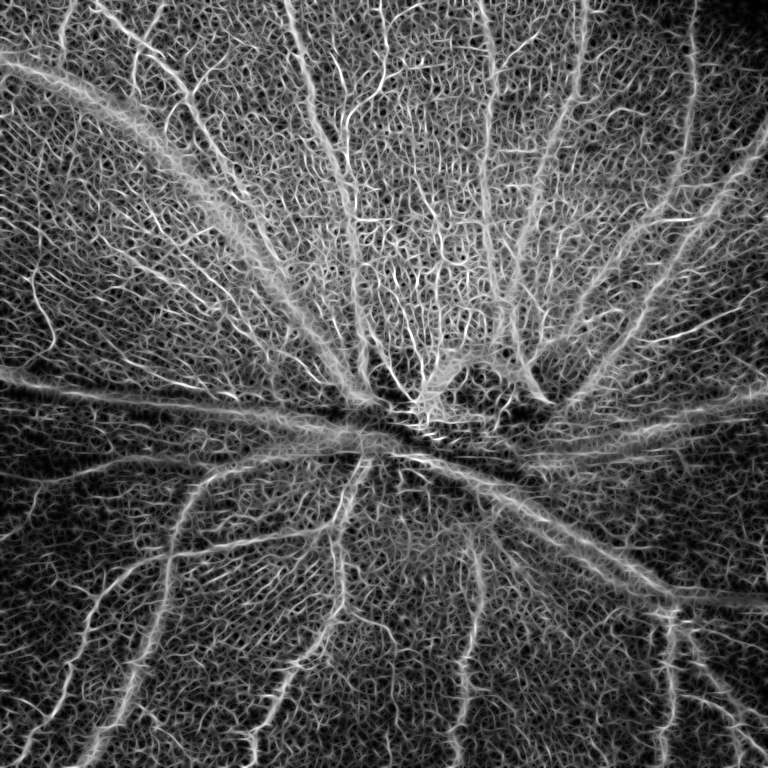
//> input picture frangi_cn/image.bmp, 768 x 768 px
$ ./main   (built with g++ and OpenCV 4)
//> lines starting //> are read from the running program, lines starting //| are printed output that depends on the picture
### frangi_cn/frangi.h
#include <cmath>
#include <opencv2/opencv.hpp>

class FrangiFilter {
private:
	float sigma_start, sigma_end, sigma_step;
	float beta1, beta2;
	bool black_ridge;
public:
	virtual void processImage(const cv::Mat &src,cv::Mat &dst)=0;
	virtual void setSigma_start(float sigma_start_)=0;
	virtual void setSigma_end(float sigma_end_)=0;
	virtual void setSigma_step(float sigma_step_)=0;
	virtual void setBeta1(float beta1_)=0;
	virtual void setBeta2(float beta2_)=0;
	virtual void setBlack_ridge(bool black_ridge_) = 0;

};

cv::Ptr<FrangiFilter> createFrangiFilter(float sigma_start_=1.0, float sigma_end_=10.0, float sigma_step_=2.0, float beta1_=0.5, float beta2_=15.0, bool black_ridge_=true);


class FrangiFilterImpl:public FrangiFilter {
private:
	float sigma_start, sigma_end, sigma_step;
	float beta1, beta2;
	bool black_ridge;

	void Eig2Image(cv::Mat Dxx, cv::Mat Dxy, cv::Mat Dyy, cv::Mat &lambda1, cv::Mat &lambda2);
	void Gradient_x(const cv::Mat &src, cv::Mat &Dx);
	void Gradient_y(const cv::Mat &src, cv::Mat &Dy);
	void Hessian_matrix(const cv::Mat &src, float sigma, cv::Mat &Dxx, cv::Mat &Dxy, cv::Mat &Dyy);
public:
	virtual void processImage(const cv::Mat &src, cv::Mat &dst) override;
	virtual void setSigma_start(float sigma_start_) override;
	virtual void setSigma_end(float sigma_end_) override;
	virtual void setSigma_step(float sigma_step_) override;
	virtual void setBeta1(float beta1_) override;
	virtual void setBeta2(float beta2_) override;

	virtual void setBlack_ridge(bool black_ridge_) override;
};

### frangi_cn/frangi.cpp
#include "frangi.h"

//计算图像在横向的gradient
void FrangiFilterImpl::Gradient_x(const cv::Mat &src, cv::Mat &Dx) {
	const int wd = src.rows, ht = src.cols;
	for (int i = 0; i < wd; ++i) {
		for (int j = 0; j < ht; ++j) {
			if (j >= 1 && j < ht - 1) {
				Dx.at<float>(i, j) = (src.at<float>(i, j + 1) - src.at<float>(i, j - 1)) / 2.0;
			}
			else if (j == 0) {
				Dx.at<float>(i, j) = (src.at<float>(i, j + 1) - src.at<float>(i, j));
			}
			else if (j == ht - 1) {
				Dx.at<float>(i, j) = (src.at<float>(i, j) - src.at<float>(i, j - 1));
			}
		}
	}
}

//计算图像在纵向的gradient
void FrangiFilterImpl::Gradient_y(const cv::Mat &src, cv::Mat &Dy) {
	const int wd = src.rows, ht = src.cols;
	for (int i = 0; i < wd; ++i) {
		for (int j = 0; j < ht; ++j) {
			if (i >= 1 && i < wd - 1) {
				Dy.at<float>(i, j) = (src.at<float>(i + 1, j) - src.at<float>(i - 1, j)) / 2.0;
			}
			else if (i == 0) {
				Dy.at<float>(i, j) = (src.at<float>(i + 1, j) - src.at<float>(i, j));
			}
			else if (i == wd - 1) {
				Dy.at<float>(i, j) = (src.at<float>(i, j) - src.at<float>(i - 1, j));
			}
		}
	}

}

////计算图像hessian数组的值
void FrangiFilterImpl::Hessian_matrix(const cv::Mat &src, float sigma, cv::Mat &Dxx, cv::Mat &Dxy, cv::Mat &Dyy) {
	const int wd = src.rows, ht = src.cols;

	int n_kern_x = 2 * round(3 * sigma) + 1;
	int n_kern_y = n_kern_x;

	cv::Mat kern = cv::getGaussianKernel(n_kern_x, sigma, CV_32F);
	cv::Mat kern1 = kern*kern.t();
	cv::Mat dst;
	cv::filter2D(src, dst, -1, kern1, cv::Point(-1, -1), 0, cv::BORDER_REFLECT);

	cv::Mat Dx(wd, ht, CV_32F), Dy(wd, ht, CV_32F);
	Gradient_x(dst, Dx);
	Gradient_y(dst, Dy);

	Gradient_x(Dx, Dxx);
	Gradient_x(Dy, Dxy);
	Gradient_y(Dy, Dyy);
}


//计算特征值
void FrangiFilterImpl::Eig2Image(cv::Mat Dxx, cv::Mat Dxy, cv::Mat Dyy, cv::Mat & lambda1, cv::Mat & lambda2)
{
	cv::Mat temp1;
	cv::sqrt((Dxx + Dyy).mul(Dxx + Dyy) - 4 * (Dxx.mul(Dyy) - Dxy.mul(Dxy)), temp1);

	lambda1 = (Dxx + Dyy) / 2 + temp1 / 2;
	lambda2 = (Dxx + Dyy) / 2 - temp1 / 2;

}


void FrangiFilterImpl::processImage(const cv::Mat & src, cv::Mat & dst)
{
	beta1 = 2 * beta1*beta1;
	beta2 = 2 * beta2*beta2;
	const int wd = src.rows, ht = src.cols;

	std::vector<cv::Mat> filter_array;
	for (float sigma =sigma_start; sigma < sigma_end; sigma += sigma_step) {
		cv::Mat Dxx(wd, ht, CV_32F), Dxy(wd, ht, CV_32F), Dyy(wd, ht, CV_32F);
		Hessian_matrix(src, sigma, Dxx, Dxy, Dyy);

		Dxx = (sigma*sigma)*Dxx;
		Dxy = (sigma*sigma)*Dxy;
		Dyy = (sigma*sigma)*Dyy;

		cv::Mat lambda1(wd, ht, CV_32F), lambda2(wd, ht, CV_32F);
		Eig2Image(Dxx, Dxy, Dyy, lambda1, lambda2);

		lambda1.setTo(1e-10, lambda1 == 0);
		cv::Mat rb = lambda2.mul(1.0 / lambda1);
		rb = rb.mul(rb);
		cv::Mat s2 = lambda1.mul(lambda1) + lambda2.mul(lambda2);

		cv::Mat temp1, temp2;
		cv::exp(-rb / beta1, temp1);
		cv::exp(-s2 / beta2, temp2);
		cv::Mat filtered = temp1.mul(cv::Mat::ones(wd, ht, CV_32F) - temp2);

		if (black_ridge) {
			filtered.setTo(0, lambda1 < 0);
		}
		else {
			filtered.setTo(0, lambda1 > 0);
		}
		filter_array.push_back(filtered);
	}

	dst = filter_array[0].clone();
	for (int i = 1; i < filter_array.size(); ++i) {
		cv::max(filter_array[i], dst, dst);
	}
}

void FrangiFilterImpl::setSigma_start(float sigma_start_)
{
	if (sigma_start_ <= 0)sigma_start_ = 0.001;
	sigma_start = sigma_start_;
}

void FrangiFilterImpl::setSigma_end(float sigma_end_)
{
	if (sigma_end_ <= 0)sigma_end_ = 0.001;
	sigma_end = sigma_end_;
}

void FrangiFilterImpl::setSigma_step(float sigma_step_)
{
	if (sigma_step_ <= 0)sigma_step_ = 0.001;
	sigma_step = sigma_step_;
}

void FrangiFilterImpl::setBeta1(float beta1_)
{
	if (beta1_ <= 0)beta1_ = 0.001;
	beta1 = beta1_;
}

void FrangiFilterImpl::setBeta2(float beta2_)
{
	if (beta2_ <= 0)beta2_ = 0.001;
	beta2 = beta2_;
}

void FrangiFilterImpl::setBlack_ridge(bool black_ridge_)
{
	black_ridge = black_ridge_;
}


/*
    scale_start: float,minimal sigma
	scale_end: float,maximum sigma
    scale_step : float, optional
        Step size between sigmas.
    beta = beta1 : float, optional
        Frangi correction constant that adjusts the filter's
        sensitivity to deviation from a blob-like structure.
    gamma = beta2 : float, optional
        Frangi correction constant that adjusts the filter's
        sensitivity to areas of high variance/texture/structure.
    black_ridges : boolean, optional
        When True (the default), the filter detects black ridges; when
        False, it detects white ridges.
 */
cv::Ptr<FrangiFilter> createFrangiFilter(float sigma_start_, float sigma_end_, float sigma_step_, float beta1_, float beta2_, bool black_ridge_)
{
	cv::Ptr<FrangiFilter> frangiPointer = cv::makePtr<FrangiFilterImpl>();
	frangiPointer->setSigma_start(sigma_start_);
	frangiPointer->setSigma_end(sigma_end_);
	frangiPointer->setSigma_step(sigma_step_);
	frangiPointer->setBeta1(beta1_);
	frangiPointer->setBeta2(beta2_);
	frangiPointer->setBlack_ridge(black_ridge_);

	return frangiPointer;
}

### frangi_cn/main.cpp
#include "frangi.h"

int main()
{

	cv::Mat img = cv::imread("image.bmp", 0);
//> img is the input picture: 768 rows x 768 cols, CV_8UC1; min 0, max 255, mean 86.2
	cv::Mat src;
	img.convertTo(src, CV_32F);
	const int wd = img.rows, ht = img.cols;
//> wd = 768; ht = 768

	cv::Mat res(img.size(), CV_32F);
	cv::Ptr<FrangiFilter> filter1 = createFrangiFilter(0.5, 1.0, 0.5);
	filter1->processImage(255.0-src, res);
//> the loop in processImage, `for (float sigma =sigma_start; sigma < sigma_end; sigma += sigma_step)` made 1 pass
//> pass 1, in Hessian_matrix, `cv::filter2D(src, dst, -1, kern1, cv::Point(-1, -1), 0, cv::BORDER_REF..`:
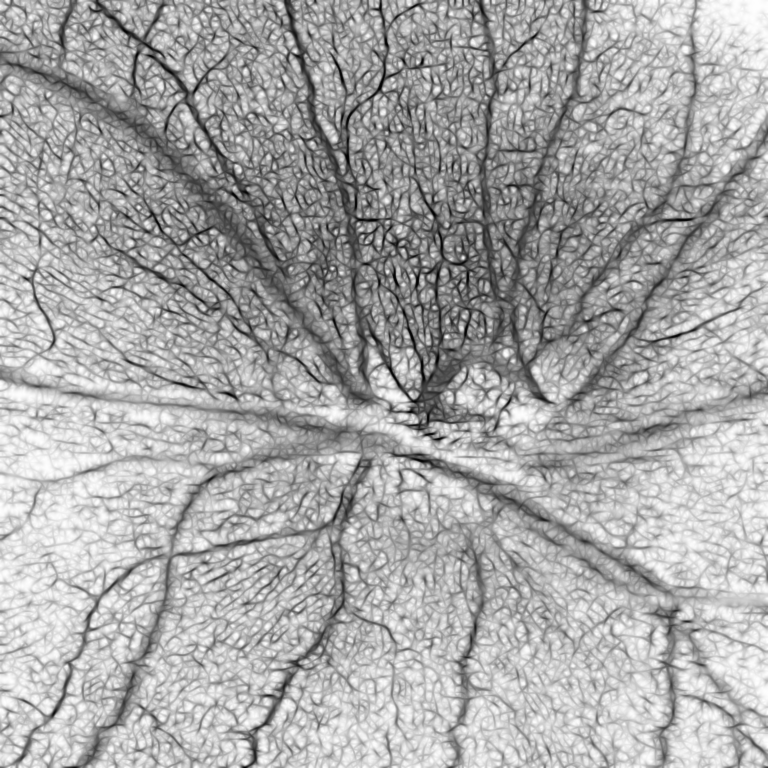
//> dst: 768 rows x 768 cols, CV_32FC1; min 0.0843, max 255, mean 168.8
//> pass 1, in Hessian_matrix, `Gradient_x(dst, Dx);`:
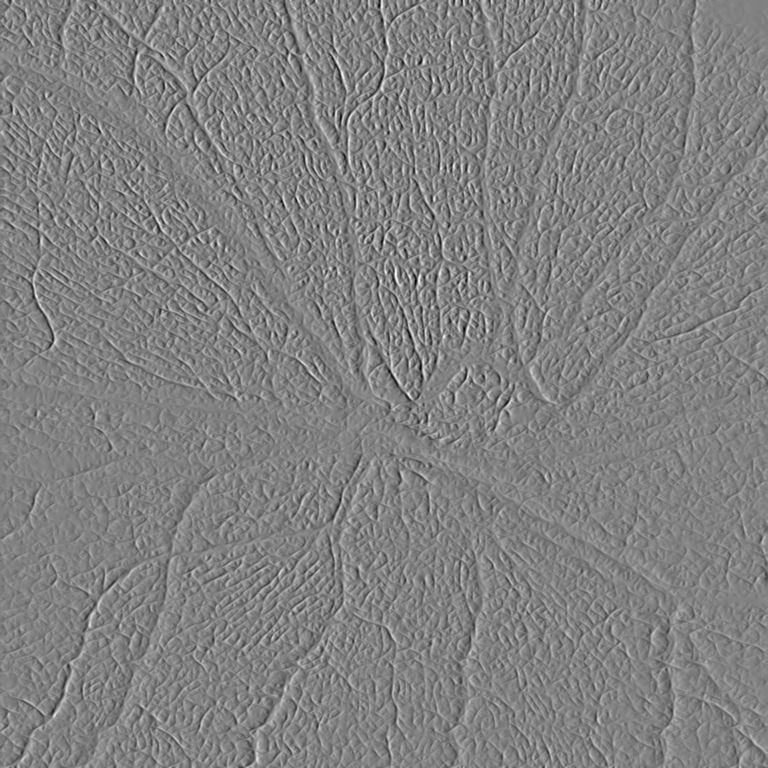
//> Dx: 768 rows x 768 cols, CV_32FC1; min -90.91, max 88.11, mean 0; drawn with min black and max white
//> pass 1, in Hessian_matrix, `Gradient_y(dst, Dy);`:
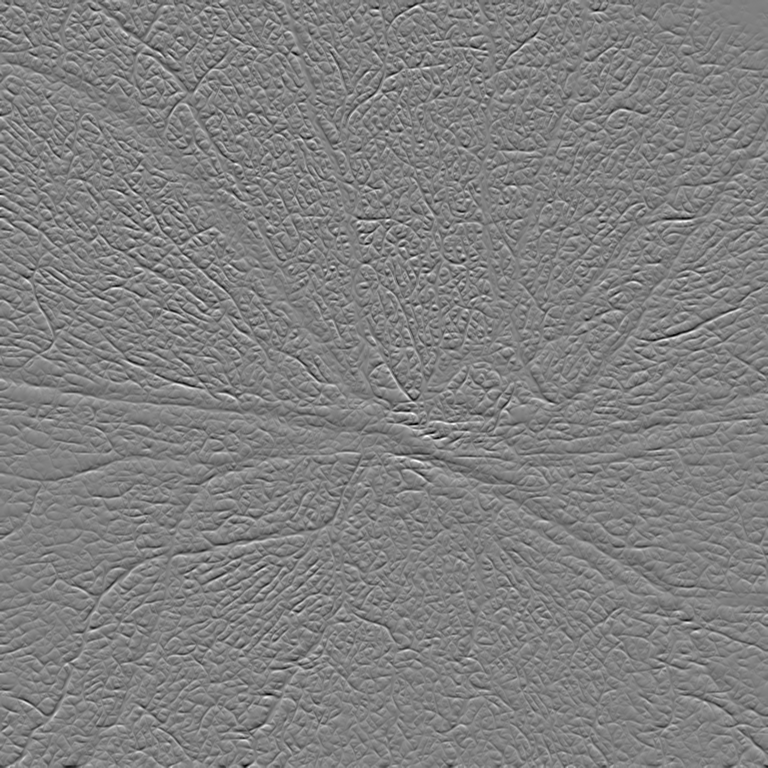
//> Dy: 768 rows x 768 cols, CV_32FC1; min -86.97, max 85.64, mean 0; drawn with min black and max white
//> pass 1, in Hessian_matrix, `Gradient_x(Dx, Dxx);`:
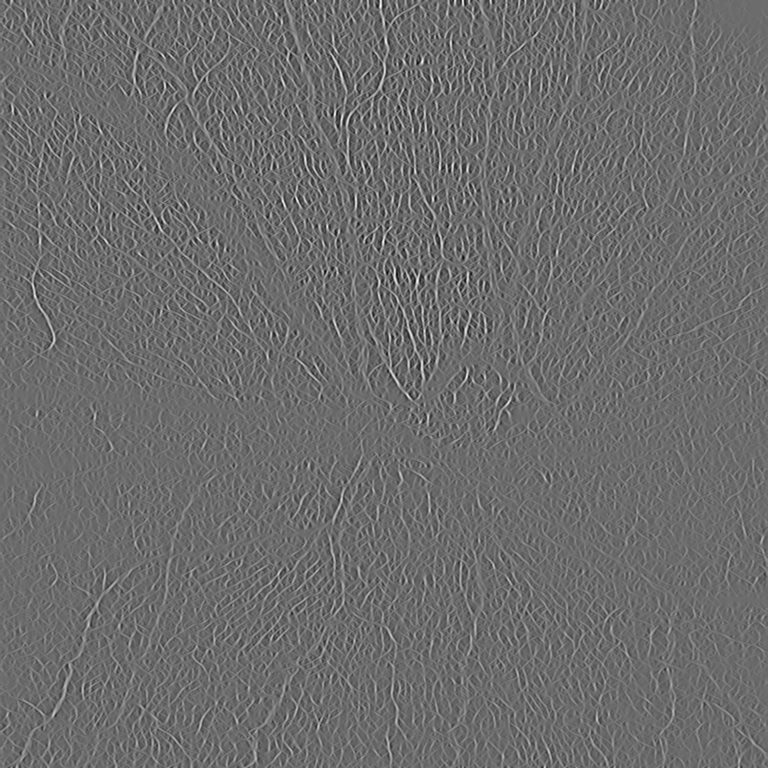
//> Dxx: 768 rows x 768 cols, CV_32FC1; min -55.11, max 74.07, mean 0; drawn with min black and max white
//> in processImage, `dst = filter_array[0].clone();`:
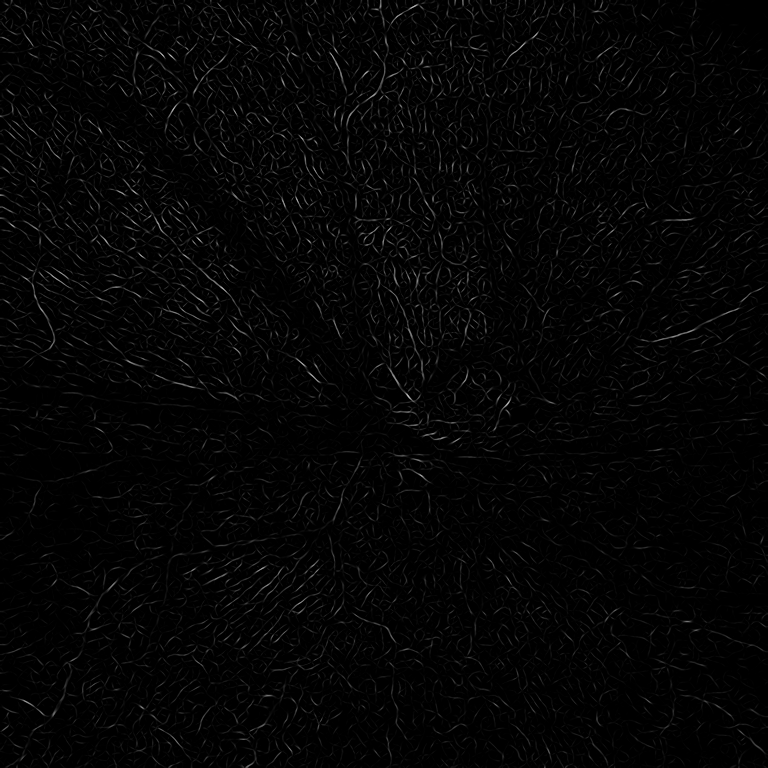
//> dst: 768 rows x 768 cols, CV_32FC1; min 0, max 0.761, mean 0.0193

	double minValue, maxValue;
	cv::minMaxLoc(res, &minValue, &maxValue);
//> minValue = 0; maxValue = 0.761

	cv::Mat dst1 = (255 * (res - minValue) / (maxValue - minValue));
	cv::Mat dst;
	dst1.convertTo(dst, CV_8U);
//> dst: 768 rows x 768 cols, CV_8UC1
	cv::Mat thresh;
	cv::threshold(dst, thresh, 1, 255, cv::THRESH_BINARY);
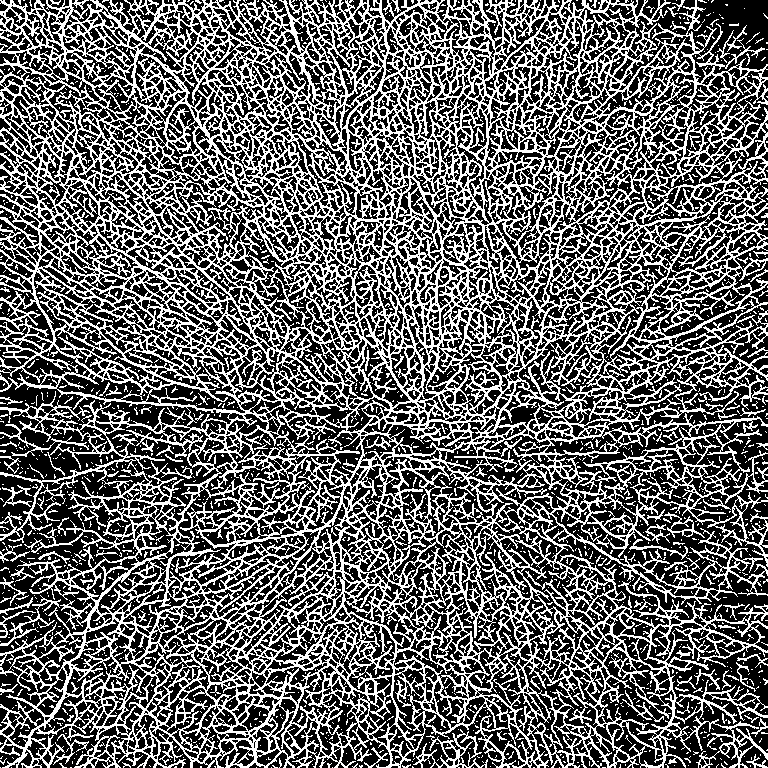
//> thresh: 768 rows x 768 cols, CV_8UC1; 39.2% white in thin lines or dots

	cv::imwrite("thresh.bmp", thresh);

    return 0;
}
